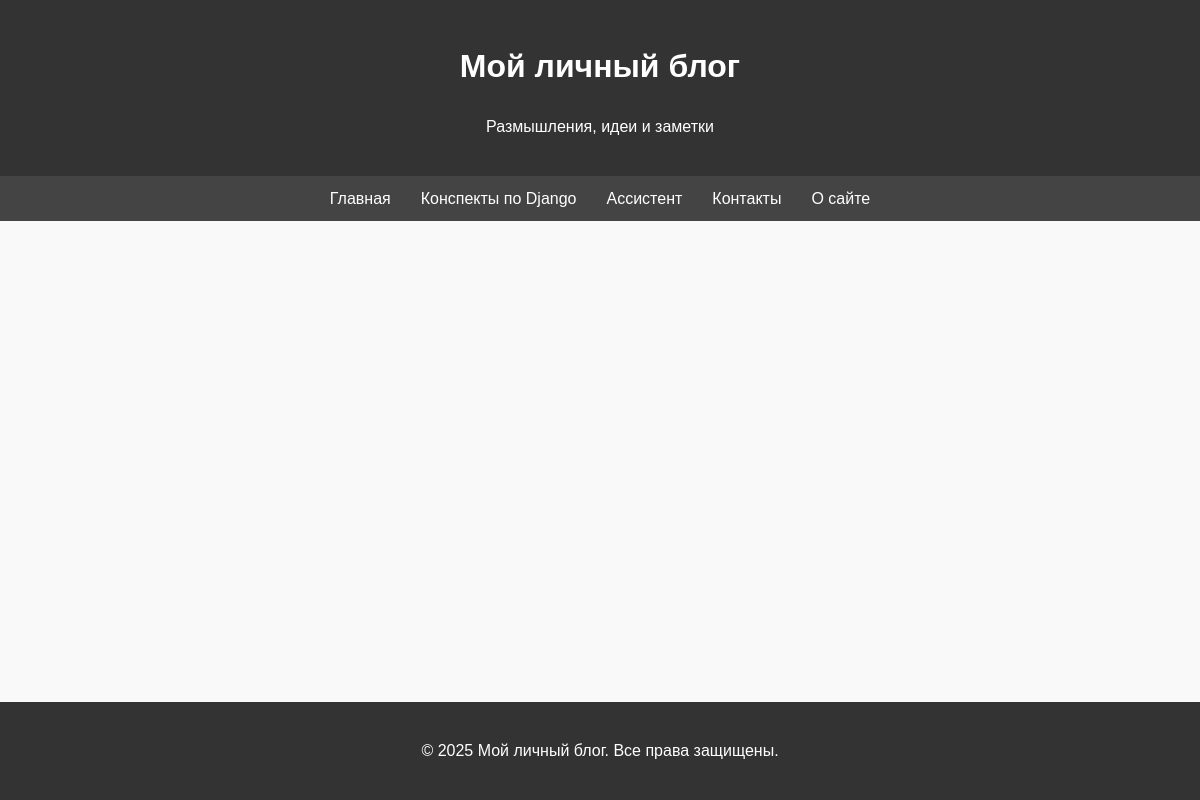
The app's page /notes/ustanovka-django/, older data.
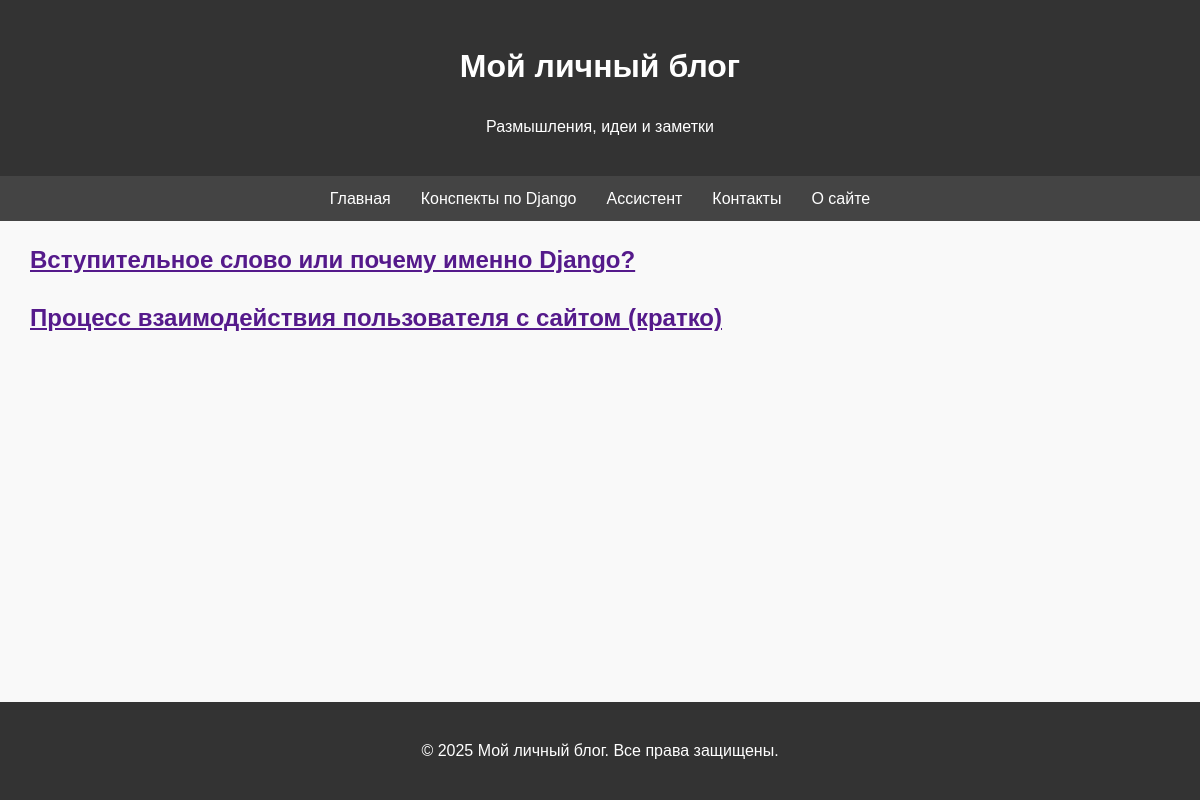
The same page, newer data.
### site_notes/models.py (models this page shows, shortened)
class Chapters(models.Model):
    name = models.CharField(max_length=30, unique=True, null=False)
    slug = models.SlugField(max_length=15, unique=True, db_index=True)
    text = models.TextField(blank=True)
    time_create = models.DateTimeField(auto_now_add=True)
    time_update = models.DateTimeField(auto_now=True)
    section = models.ForeignKey('Sections', on_delete=models.PROTECT, related_name='chapter')

### site_notes/views.py (the view)
# urls.py: path('notes/<slug:section_slug>/', views.ListChapters.as_view(), name='list_chapters'),
class ListChapters(ListSections):
    model = Chapters
    def get_queryset(self):
        section_slug = self.kwargs.get('section_slug')
        return Chapters.objects.filter(section__slug=section_slug)

### site_notes/views.py (called while the page is built)
    def get_context_data(self, **kwargs):
        context = super().get_context_data(**kwargs)
        context['title'] = 'Конспекты'
        return context

### site_notes/templates/site_notes/notes.html
{% extends "base.html" %}
{% block content%}
<div style="padding-left: 30px;">
    {% for s in content %}
        <h2><a href="{{ s.get_absolute_url }}">{{ s.name }}</a></h2>
    {% endfor %}
</div>
{% endblock%}

Row changes from the older to the newer data that the page shows:
added Chapters: name "Вступительное слово или почему именно Django?"
added Chapters: name "Процесс взаимодействия пользователя с сайтом (кратко)"
